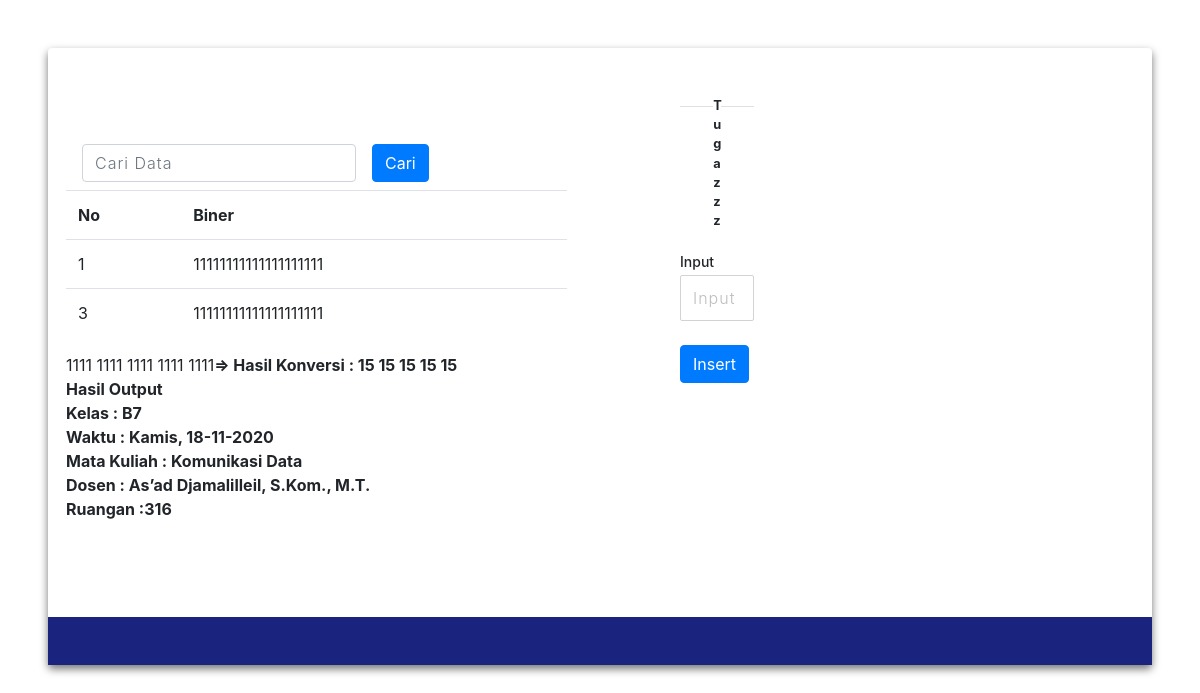
Screenshot of /hasil.php?cari=11111111111111111111 with the database file from the repository.
### tables this page shows
CREATE TABLE `tugas` (
  `no` int(11) NOT NULL,
  `hasil` varchar(20) NOT NULL
);

CREATE TABLE `kelas` (
  `id` int(11) NOT NULL,
  `kelas` varchar(10) NOT NULL
);

CREATE TABLE `waktu` (
  `id` int(11) NOT NULL,
  `waktu` varchar(50) NOT NULL
);

CREATE TABLE `matkul` (
  `id` int(11) NOT NULL,
  `matkul` varchar(20) NOT NULL
);

CREATE TABLE `dosen` (
  `id` int(11) NOT NULL,
  `dosen` varchar(50) NOT NULL
);

CREATE TABLE `ruangan` (
  `id` int(11) NOT NULL,
  `ruangan` varchar(20) NOT NULL
);

### hasil.php (the view, shortened to what this page needs)
<!DOCTYPE html>
<html lang="en">
<head>
    <link rel="stylesheet" href="style.css">
    <link rel="stylesheet" href="https://stackpath.bootstrapcdn.com/bootstrap/4.3.1/css/bootstrap.min.css">
    <link rel="stylesheet" href="https://stackpath.bootstrapcdn.com/bootstrap/4.3.1/js/bootstrap.bundle.min.js">
    <link rel="stylesheet" href="https://cdnjs.cloudflare.com/ajax/libs/font-awesome/4.7.0/css/font-awesome.min.css">
    <link rel="stylesheet" href="https://cdnjs.cloudflare.com/ajax/libs/jquery/3.2.1/jquery.min.js">
</head>
<body>
<div class="container-fluid px-1 px-md-5 px-lg-1 px-xl-5 py-5 mx-auto">
    <div class="card card0 border-0">
        <div class="row d-flex">
            <div class="col-lg-6 px-4 py-5">
                <div class="row px-4 py-5">
                <form class="form-inline">
                    <div class="form-group mx-sm-3 mb-2">
                        <input type="text" class="form-control" name="cari" placeholder="Cari Data">
                    </div>
                    <button type="submit" class="btn btn-primary mb-2">Cari</button>
                </form>
                        <table class="table ml-7">
                            <tr>
                                <th>No</th>
                                <th>Biner</th>
                            </tr>
                            <?php
                            include('konek.php');
                            if(isset($_GET['cari'])){
                                $cari = $_GET['cari'];
                                $data = mysqli_query($koneksi, "SELECT * FROM tugas WHERE hasil LIKE '%".$cari."%'");
                            }else{
                                $data = mysqli_query($koneksi, "SELECT * FROM tugas");
                            }
                            while($d = mysqli_fetch_array($data)){
                            ?>
                            <tr>
                                <td><?php echo $d['no']; ?></td>
                                <td><?php echo $d['hasil']; ?></td>
                            </tr>
                            <?php } ?>
                        </table>
                        <?php
                        include('konek.php');
                        if(isset($_GET['cari'])){
                            $cari = $_GET['cari'];
                            $sub1 = intval(bindec(substr($cari, 0,4))) + 1;
                            $sub2 = intval(bindec(substr($cari, 4,4))) + 1;
                            $sub3 = intval(bindec(substr($cari, 8,4))) + 1;
                            $sub4 = intval(bindec(substr($cari, 12,4))) + 1;
                            $sub5 = intval(bindec(substr($cari, 16,4))) + 1;
                            echo "
                            ".substr($cari, 0,4)."
                            ".substr($cari, 4,4)."
                            ".substr($cari, 8,4)."
                            ".substr($cari, 12,4)."
                            ".substr($cari, 16,4)."";
                            echo "<b>  => Hasil Konversi :
                            ".bindec(substr($cari, 0,4))."
                            ".bindec(substr($cari, 4,4))."
                            ".bindec(substr($cari, 8,4))."
                            ".bindec(substr($cari, 12,4))."
                            ".bindec(substr($cari, 16,4))."
                            </b>";
                            $kelas = mysqli_query($koneksi, "SELECT * FROM kelas WHERE id = $sub3");
                            $matkul = mysqli_query($koneksi, "SELECT * FROM matkul WHERE id = $sub1");
                            $dosen = mysqli_query($koneksi, "SELECT * FROM dosen WHERE id = $sub2");
                            $ruangan = mysqli_query($koneksi, "SELECT * FROM ruangan WHERE id = $sub4");
                            $waktu = mysqli_query($koneksi, "SELECT * FROM waktu WHERE id = $sub5");
                            echo "<b>Hasil Output <br>";
                            while($d = mysqli_fetch_array($kelas)){
                                echo "Kelas : ". $d['kelas'];
                            }
                            while($d = mysqli_fetch_array($waktu)){
                                echo "<br>Waktu : ". $d['waktu'];
                            }
                            while($d = mysqli_fetch_array($matkul)){
                                echo "<br>Mata Kuliah : ". $d['matkul'];
                            }
                            while($d = mysqli_fetch_array($dosen)){
                                echo "<br>Dosen : ". $d['dosen'];
                            }
                            while($d = mysqli_fetch_array($ruangan)){
                                echo "<br>Ruangan :". $d['ruangan'];
                            }
                        }
                    ?>
                </div>
            </div>
            <div class="col-lg-6">
                <div class="card2 card border-0 px-4 py-5">
                    <div class="row px-3 mb-4">
                        <div class="line"></div> <small class="or text-center">Tugazzz</small>
                        <div class="line"></div>
                    </div>
                    <form action="insert.php" method="post">
                    <div class="row px-3"> <label class="mb-1">
                            <h6 class="mb-0 text-sm">Input</h6>
                        </label> <input class="mb-4" type="text" name="hasil" placeholder="Input Biner" required>
                    </div>
                    <div class="row mb-3 px-3"> <button type="submit" class="btn btn-primary">Insert</button>
                    </div>
                    </form>
                </div>
            </div>
        </div>
        <div class="bg-blue py-4">
        </div>
    </div>
</div>
</body>
</html>

### style.css (style rules this page uses)
body { color: #000; overflow-x: hidden; height: 100%; background-color: #B0BEC5; background-repeat: no-repeat }
.card0 { box-shadow: 0px 4px 8px 0px #757575; border-radius: 0px }
.card2 { margin: 0px 40px }
.line { height: 1px; width: 45%; background-color: #E0E0E0; margin-top: 10px }
.or { width: 10%; font-weight: bold }
.text-sm { font-size: 14px !important }
::placeholder { color: #BDBDBD; opacity: 1; font-weight: 300 }
input, textarea { padding: 10px 12px 10px 12px; border: 1px solid lightgrey; border-radius: 2px; margin-bottom: 5px; margin-top: 2px; width: 100%; box-sizing: border-box; color: #2C3E50; font-size: 14px; letter-spacing: 1px }
.bg-blue { color: #fff; background-color: #1A237E }

### rows the page displays
tugas: no "1", hasil "11111111111111111111"
tugas: no "3", hasil "11111111111111111111"
kelas: kelas "B7"
waktu: waktu "Kamis, 18-11-2020"
matkul: matkul "Komunikasi Data"
dosen: dosen "As’ad Djamalilleil, S.Kom., M.T."
ruangan: ruangan "316"

### other values shown
substr($cari, 0,4) "1111"
substr($cari, 4,4) "1111"
substr($cari, 8,4) "1111"
substr($cari, 12,4) "1111"
substr($cari, 16,4) "1111"
bindec(substr($cari, 0,4)) "15"
bindec(substr($cari, 4,4)) "15"
bindec(substr($cari, 8,4)) "15"
bindec(substr($cari, 12,4)) "15"
bindec(substr($cari, 16,4)) "15"
